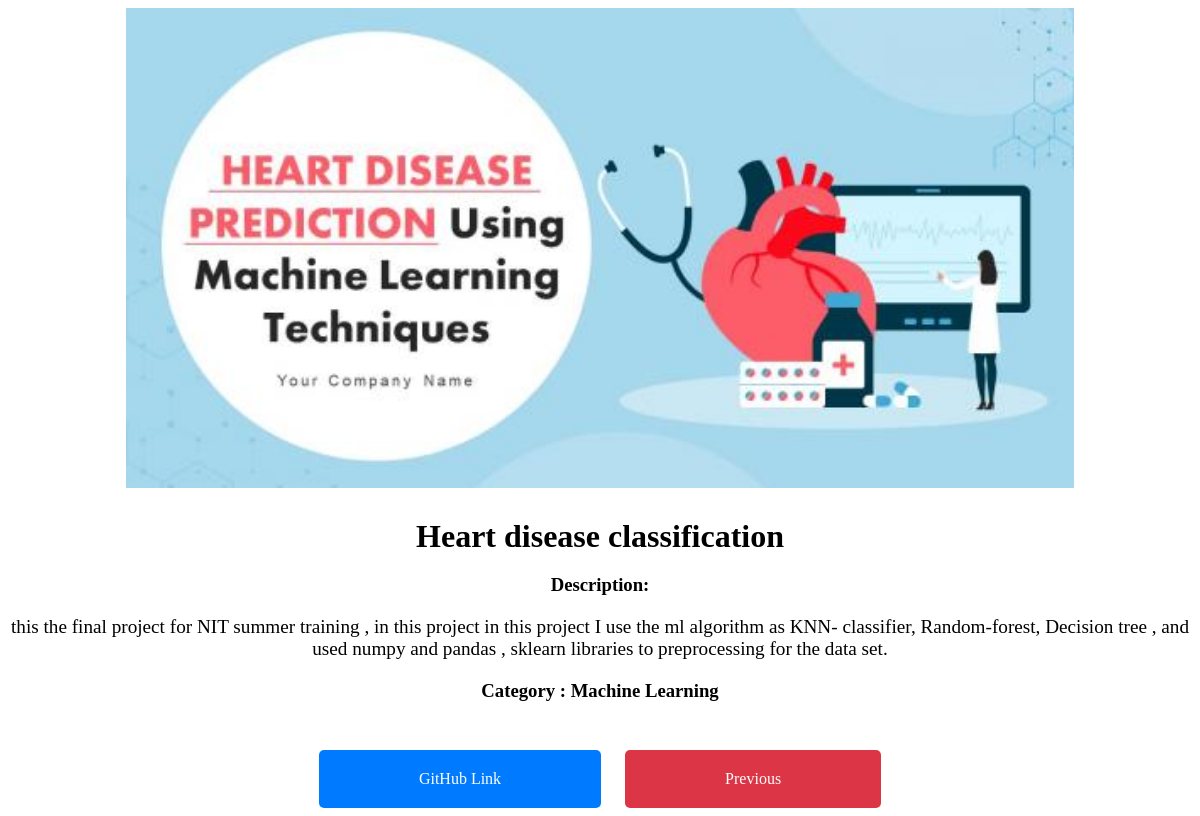
The page /portfolio/1 on the database its author committed.
### portfolio/models.py (models this page shows, shortened)
class Job(models.Model):
    title = models.CharField(max_length=100)
    description = models.TextField()
    category = models.ForeignKey('Category',on_delete= models.CASCADE)
    image = models.ImageField(upload_to='portfolio/')
    github = models.URLField()
    slug = models.SlugField(blank=True, null=True)

class Category(models.Model):
    name = models.CharField(max_length=25)
    def __str__(self):
        return self.name

### portfolio/views.py (the view)
# urls.py: path('<int:id>', views.job_detail, name='portfolio'),
def job_detail(request,id):
    job_detail = Job.objects.get(id=id)
    return render(request, 'portfolio/job_detail.html',context={'job_detail' : job_detail})

### portfolio/templates/portfolio/job_detail.html (shortened to what this page needs)
<!DOCTYPE html>
{% load static %}
{% load bootstrap4 %}
<html>
<head>
</head>
<body>
    <div id="modal-{{ forloop.counter }}" class="popup-modal slider mfp-hide">
      <img src="{{ job_detail.image.url }}" alt="{{ job_detail.title }}" />
      <div class="description-box">
        <h2>{{ job_detail.title }}</h2>
        <h3>Description:</h3>
        <p>{{ job_detail.description }}</p>
        <div class="categories">
          <h3> Category : {{ job_detail.category }} </h3>
          </div>
      </div>
      <div class="link-box">
        <a href="{{ job_detail.github }}">GitHub Link</a>
        <a href="{% url 'portfolio:portfolio' %}" class="popup-modal-dismiss">Previous</a>
      </div>
    </div>
</body>
</html>

### portfolio/templates/portfolio/job_detail.html (style rules this page uses)
.popup-modal { width: 100%; height: 100vh; display: flex; flex-direction: column; align-items: center; justify-content: center; background-color: #fff; padding: 0; }
.popup-modal img { width: 80%; height: 60vh; object-fit: cover; }
.description-box { padding: 20px; text-align: center; width: 100%; }
.description-box h2 { margin: 10px 0; font-size: 2em; }
.description-box p { margin: 20px 0; font-size: 1.2em; }
.link-box { text-align: center; margin-top: 10px; }
.link-box a { display: inline-block; margin: 0 10px; padding: 20px 100px; background-color: #007bff; color: white; border-radius: 5px; text-decoration: none; }
.link-box a.popup-modal-dismiss { background-color: #dc3545; }

### rows shown on the page
Job: image (picture), title "Heart disease classification", description "this the final project for NIT summer training , in this project in this project I use the ml algorithm as KNN- classifier, Random-forest, Decision tree , and used numpy and pandas , sklearn libraries to preprocessing for the data set.", category "Machine Learning"
